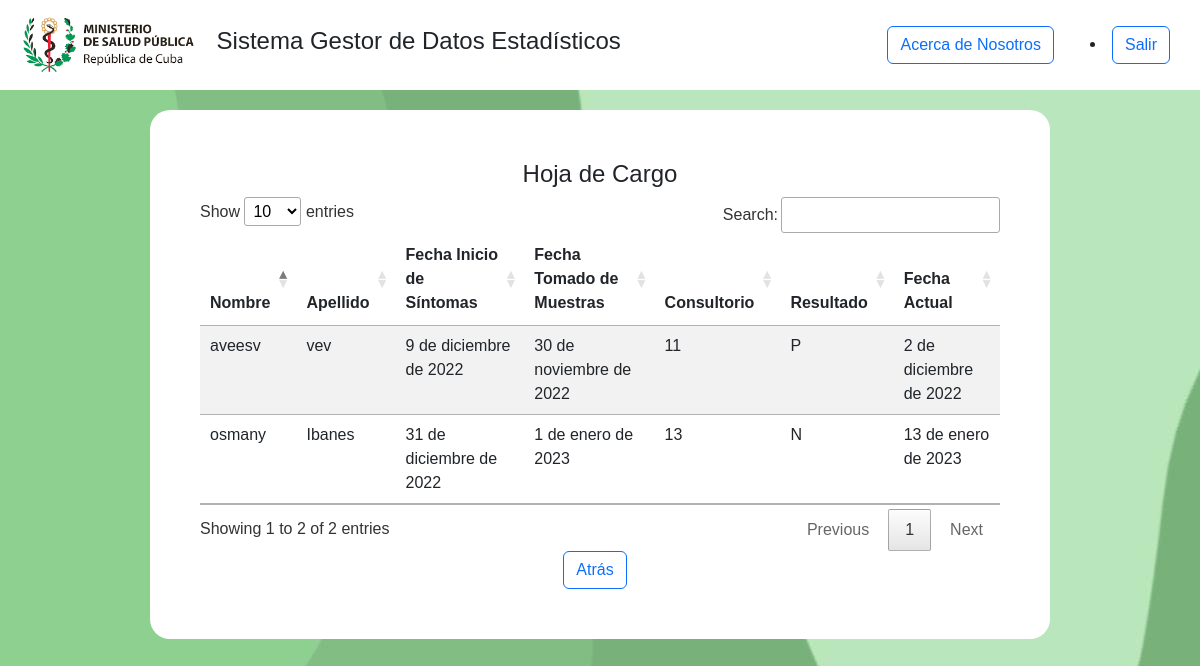
Page /mostrarpcr/ (signed in) on the committed database.
### app/models.py (models this page shows, shortened)
class InformePCR(models.Model):
    nombre=models.CharField(_("Nombre"), max_length=50)
    apellido=models.CharField(_("Apellidos"), max_length=50)
    fechais=models.DateField(_("FechaIS"), auto_now=False)
    fechatm=models.DateField(_("FechaTM"), auto_now=False)
    consultorio=models.IntegerField(_("Consultorio"))
    resultado=models.CharField(_("Resultado"), max_length=1, choices=RESULTADO_CHOICE)
    fecha=models.DateField(_("FechaActual"), auto_now=True )
    class Meta:
        verbose_name = _("Informe PCR")
        verbose_name_plural = _("Informes PCR")

### app/views.py (the view)
# urls.py: path("mostrarpcr/", InformePCRListarView.as_view(), name="mostrarpcr"),
class InformePCRListarView(LoginRequiredMixin, PermissionRequiredMixin,ListView):
    model = InformePCR
    template_name = "mostrarpcr.html"
    permission_required = 'app.view_user'

### app/templates/mostrarpcr.html (shortened to what this page needs)
{% extends 'base.html' %}
{% load static %}
{% block content %}
{% include 'header.html' %}
<div class="contenedor">
    <h4 style="text-align: center;">Hoja de Cargo</h4>
<table id="example" class="table table-striped" style="width:100%">
    <thead>
        <tr>
            <th>Nombre</th>
            <th>Apellido</th>
            <th>Fecha Inicio de Síntomas</th>
            <th>Fecha Tomado de Muestras</th>
            <th>Consultorio</th>
            <th>Resultado</th>
            <th>Fecha Actual</th>
        </tr>
    </thead>
    <tbody>
        {% for informepcr in object_list %}
            <tr>
                <td>{{informepcr.nombre}}</td>
                <td>{{informepcr.apellido}}</td>
                <td>{{informepcr.fechais}}</td>
                <td>{{informepcr.fechatm}}</td>
                <td>{{informepcr.consultorio}}</td>
                <td>{{informepcr.resultado}}</td>
                <td>{{informepcr.fecha}}</td>
            </tr>
        {% endfor %}
    </tbody>
</table>
<div class="hcbutton">
    <a href="{% url 'informepcr' %}"><button type="button" class="btn btn-outline-primary">Atrás</button></a>
  </div>
</div>
{% endblock%}

### app/templates/base.html (shortened to what this page needs)
{% load static %}
<!doctype html>
<html lang="es">
<head>
    <link rel="stylesheet" href="{% static 'lib/bootstrap-5.2.2/css/bootstrap.min.css' %}">
    <link rel="stylesheet" href="{% static 'lib/DataTables/DataTables-1.12.1/css/jquery.dataTables.min.css' %}">
    <link rel="stylesheet" href="{% static 'css/estilo.css' %}">
    <link rel="stylesheet" href="{% static 'lib/DataTables/responsive/2.3.0/css/responsive.bootstrap5.min.css' %}">
</head>
<body background="{% static 'imag/green-color-gradient-liquid-background-presentation-background-design-suitable-for-website-opening-presentation-background-backdrop-wallpaper-etc-free-photo.jpg' %}" {% block bodyclass %}
      {% endblock %}>
{% block content %}
{% endblock %}
</body>
</html>

### app/templates/header.html (shortened to what this page needs)
{% load static %}
<header class="iheader">
    <div class="logo">
     <img src="{% static 'imag/índice.png' %}" alt="Logotipo de Salud Pública">
      <h4>Sistema Gestor de Datos Estadísticos</h4>
    </div>
    <nav>
      <a href="{% url 'AboutUs' %}" ><button type="button" class="btn btn-outline-primary">Acerca de Nosotros</button></a>
      <li class="ms-3">
        <a  href="{% url 'logout' %}" id="logout" title="Salir">
            <button type="button" class="btn btn-outline-primary">Salir</button>
        </a>
    </li>
    </nav>
  </header>

### app/static/css/estilo.css (style rules this page uses)
* { font-family: Arial, Helvetica, sans-serif; }
.iheader { background-color: white; display: flex; justify-content: space-between; height: 90px; margin: 0; align-items: center; padding: 10px; }
nav { align-items: center; display: flex; }
nav a { padding-right: 20px ; font-weight: 600; }
a { text-decoration: none; color: black; }
.logo { display: flex; align-items: center; }
.logo img { height: 90px; margin-right: 10px; }
.contenedor { padding: 50px; margin: 150px; margin-top: 20px; padding-left: 50px; padding-right: 50px; margin-bottom: 20px; background-color: white; border-radius: 20px; }
.hcbutton { margin-right: 10px; text-align: center; }

### rows in the picture
InformePCR: nombre "aveesv", apellido "vev", fechais "9 de diciembre de 2022", fechatm "30 de noviembre de 2022", consultorio "11", resultado "P", fecha "2 de diciembre de 2022"
InformePCR: nombre "osmany", apellido "Ibanes", fechais "31 de diciembre de 2022", fechatm "1 de enero de 2023", consultorio "13", resultado "N", fecha "13 de enero de 2023"
